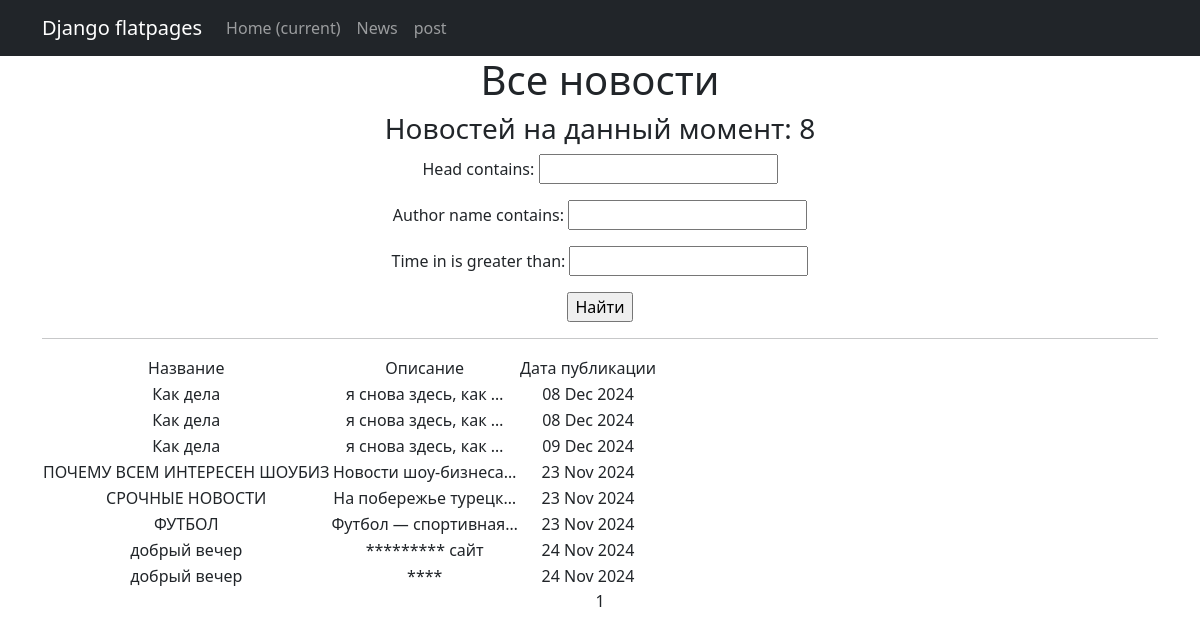
Before: /news/ with the older database file.
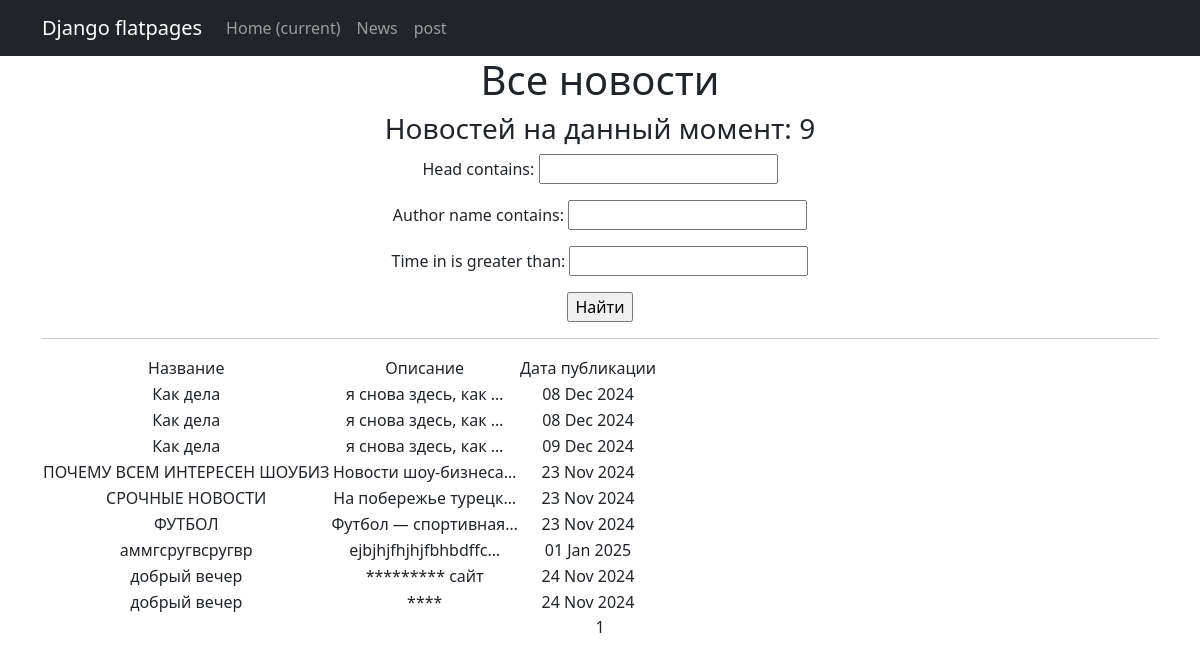
After: the same page with the newer database file.
### news/models.py (models this page shows, shortened)
class Post(models.Model):
    time_in = models.DateTimeField(auto_now_add=True, null=True)
    rank_post = models.IntegerField(default=0)
    text_post = models.TextField()
    head = models.CharField(max_length=255)
    position = models.CharField(max_length=2,
                                choices=POSITIONS,
                                default=news)
    author = models.ForeignKey(Author, on_delete=models.CASCADE)
    category = models.ManyToManyField(Category, through='PostCategory')

### news/views.py (the view, shortened to what this page needs)
# urls.py: path('', NewsList.as_view(), name='news_list'),
class NewsList(ListView):
    model = Post
    ordering = 'head'
    template_name = 'news.html'
    context_object_name = 'news'
    paginate_by = 10
    def get_queryset(self):
        queryset = super().get_queryset()
        self.filterset = NewsFilter(self.request.GET, queryset)
        return self.filterset.qs
    def get_context_data(self, **kwargs):
        context = super().get_context_data(**kwargs)
        context['filterset'] = self.filterset
        return context

### news/templatetags/censor_filters.py (called while the page is built)
@register.filter(name='censor')
def censor(text):
    if not isinstance(text, str):
        return text
    bad_words_regex = re.compile(r'\b(?:' + '|'.join(re.escape(word) for word in BAD_WORDS) + r')\b', re.IGNORECASE)
    return bad_words_regex.sub(lambda x: '*' * len(x.group()), text)

### templates/news.html (shortened to what this page needs)
{% extends 'flatpages/default.html' %}
{%load censor_filters%}
{%load custom_tags%}
{% block content %}
   <h1>Все новости</h1>
   <h3>Новостей на данный момент: {{ news|length }}</h3>
   <form action="" method="get">
       {{ filterset.form.as_p }}
       <input type="submit" value="Найти" />
   </form>
   <hr>
   {% if news %}
       <table>
           <tr>
               <td>Название</td>
               <td>Описание</td>
               <td>Дата публикации</td>
           </tr>
           {% for post in news %}
           <tr>
               <td>{{ post.head|censor }}</td>
               <td>{{ post.text_post|censor|truncatechars:20 }}</td>
               <td>{{ post.time_in|date:'d M Y' }}</td>
           </tr>
           {% endfor %}
       </table>
   {% else %}
       <h2>Новостей нет!</h2>
   {% endif %}
   {{ page_obj.number }}
{% endblock content %}

Changed rows visible on the page:
added Post: head|censor "аммгсругвсругвр", text_post|censor "ejbjhjfhjhjfbhbdffc…", time_in "01 Jan 2025"
Other visible differences:
{{ news|length }}: "8" → "9"
